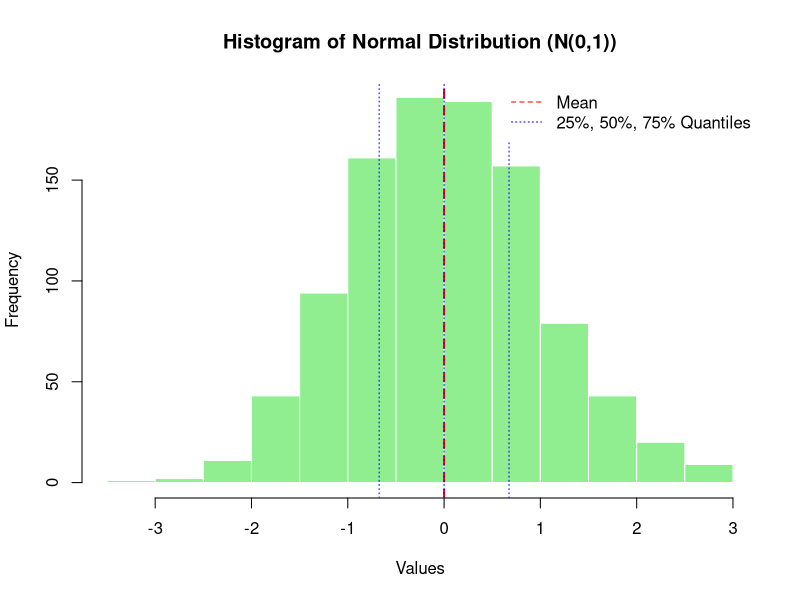

This figure's R source:
# Generate 1000 samples from a normal distribution N(0, 1)
normal_samples <- rnorm(1000, mean = 0, sd = 1)

# Calculate PDF at x = 1
pdf_1 <- dnorm(1, mean = 0, sd = 1)
cat("PDF at x = 1:", round(pdf_1, 4), "\n")

# Calculate CDF at x = 1
cdf_1 <- pnorm(1, mean = 0, sd = 1)
cat("CDF at x = 1:", round(cdf_1, 4), "\n")

# Calculate 25th, 50th, and 75th quantiles
quantiles <- qnorm(c(0.25, 0.50, 0.75), mean = 0, sd = 1)
cat("Quantiles (25%, 50%, 75%):", round(quantiles, 4), "\n")

# Open a quartz window if on macOS to ensure plot appears
if (Sys.info()["sysname"] == "Darwin") quartz()

# Plot histogram of the generated samples
hist(normal_samples,
     main = "Histogram of Normal Distribution (N(0,1))",
     xlab = "Values",
     col = "lightgreen",
     breaks = 20,
     border = "white")

# Add vertical lines for mean and quantiles
abline(v = 0, col = "red", lwd = 2, lty = 2)  # Mean
abline(v = quantiles, col = "blue", lty = 3)

legend("topright",
       legend = c("Mean", "25%, 50%, 75% Quantiles"),
       col = c("red", "blue"),
       lty = c(2, 3),
       box.lty = 0)

# Pause for plot to render
Sys.sleep(10)